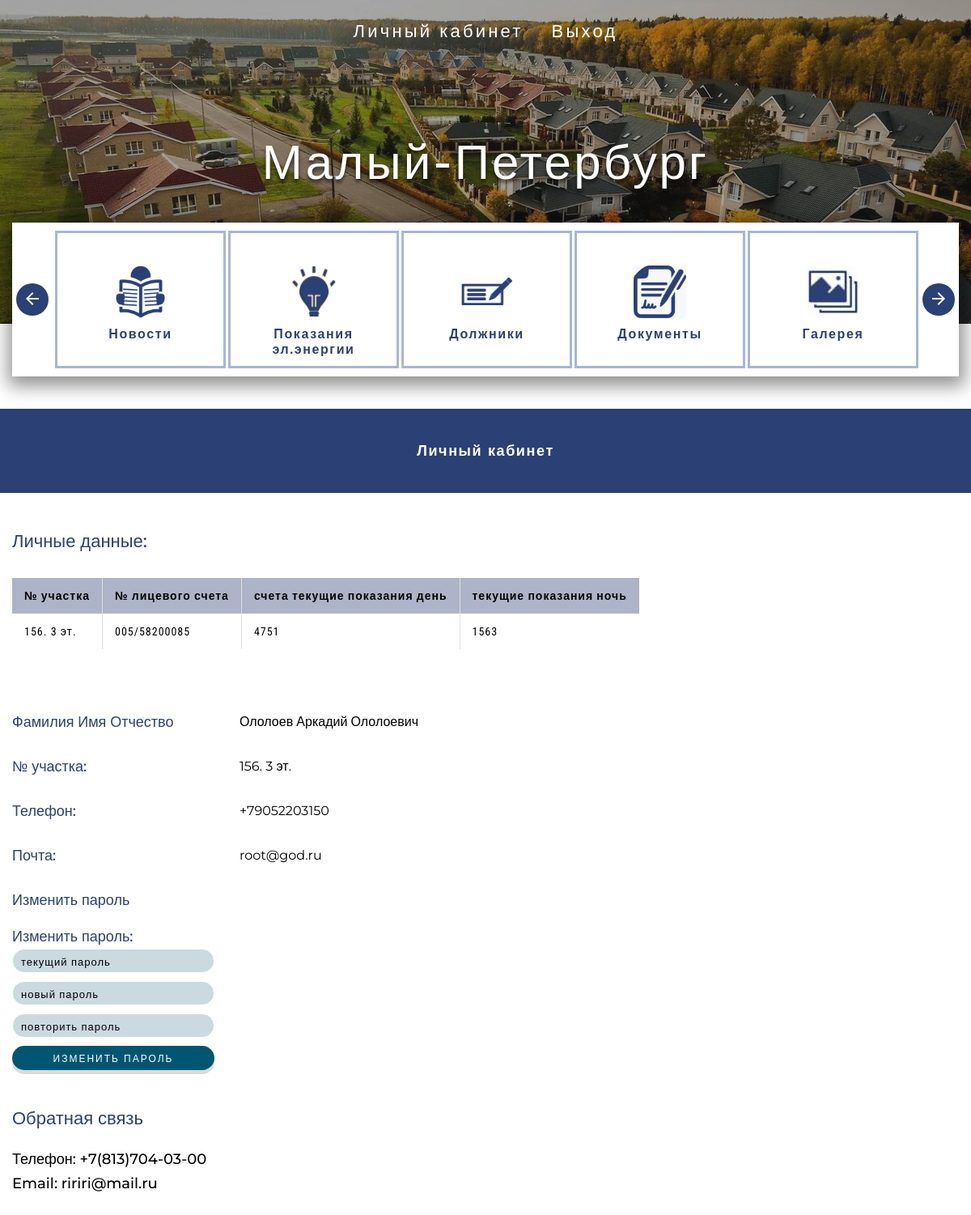
The page /user/lk/ (signed in) on the database its author committed.
### main_app/models.py (models this page shows)
class MeterReadings(models.Model):
    area_number = models.CharField(max_length=60, verbose_name='№ участка')
    personal_account = models.CharField(max_length=60, verbose_name='№ лицевого счета', blank=True, null=True)
    current_day = models.IntegerField(default=0, verbose_name='текущие показания день', blank=True, null=True)
    current_night = models.IntegerField(default=0, verbose_name='текущие показания ночь', blank=True, null=True)
    class Meta:
        verbose_name = 'Показания электро энергии'
        verbose_name_plural = 'Показания электро энергии'
        ordering = ['id']

### users/models.py (models this page shows)
class CustomUser(AbstractUser):
    area_numbers_list = []
    area_numbers = MeterReadings.objects.all()
    for i in area_numbers:
        area_numbers_list.append((f'{i.area_number}', f'{i.area_number}'))
    username = models.CharField(max_length=60, unique=True, verbose_name='Логин')
    first_name = models.CharField(max_length=60, verbose_name='Имя')
    last_name = models.CharField(max_length=60, verbose_name='Фамилия')
    middle_name = models.CharField(max_length=60, verbose_name='Отчество')
    email = models.EmailField()
    phone_number = PhoneNumberField(null=False, blank=False, unique=True)
    area_number = models.CharField(choices=area_numbers_list, default='', max_length=15)

### users/views.py (the view, shortened to what this page needs)
# urls.py: path('lk/', views.LkView.as_view(), name='lk'),
class LkView(View):
    def get(self, request):
        text = 'Личный кабинет'
        user = CustomUser.objects.get(username=request.user)
        meter_reading = MeterReadings.objects.get(area_number=user.area_number)
        return render(request, 'pages/lk.html', {'user': user,
                                                 'text': text,
                                                 'meter_reading': meter_reading})

### main_app/templates/pages/lk.html
{% extends 'base/base.html' %}
{% block content %}
{% include 'components/personal_area.html' %}
{% endblock %}

### main_app/templates/components/personal_area.html (shortened to what this page needs)
{% block footer %}
<section class="user_datas">
	<div class="container">
		<div class="user_info">
			<h2 class="user_info__title">Личные данные:</h2>
			<div class="tables table__left">
				<div class="tables__wrapper table__left">
					<table class="table">
						<thead>
						<tr>
							<th>№ участка</th>
							<th>№ лицевого счета </th>
							<th>счета  текущие показания день</th>
							<th>текущие показания ночь</th>
						</tr>
						</thead>
						<tbody>
						<tr>
							<td>{{ meter_reading.area_number }}</td>
							<td>{{ meter_reading.personal_account }}</td>
							<td>{{ meter_reading.current_day }}</td>
							<td>{{ meter_reading.current_night }}</td>
						</tr>
						</tbody>
					</table>
				</div>
			</div>
			<div class="user_info__box">
				<span class="user_info__sub-title">Фамилия Имя Отчество</span>
				<span class="user_info__info">{{ user.last_name }} {{ user.first_name }} {{ user.middle_name }}</span>
				<span class="user_info__sub-title">№ участка:</span>
				<span class="user_info__info">{{ user.area_number }}</span>
				<span class="user_info__sub-title">Телефон:</span>
				<span class="user_info__info">{{ user.phone_number }}</span>
				<span class="user_info__sub-title">Почта:</span>
				<span class="user_info__info">{{ user.email }}</span>
				<span class="user_info__sub-title">Изменить пароль</span>
			</div>
			<form method="post" class="user_info__sub-form">{% csrf_token %}
				<span class="user_info__sub-title">Изменить пароль:</span>
				<div class="user_info__sub-form--flex">
					<input class="user_info__item user_info__sub-input" type="password" name="currentPassword" placeholder="текущий пароль">
					<input class="user_info__item user_info__sub-input" type="password" name="newPassword1" placeholder="новый пароль">
					<input class="user_info__item user_info__sub-input" type="password" name="newPassword2" placeholder="повторить пароль">
					<button class="user_info__item user_info__change-passwor" type="submit">Изменить пароль</button>
				</div>
			</form>
		</div>
	</div>
</section>
<section class="contact-in-personal-area">
	<div class="container">
		<h2 class="contact-in-personal-area__title">Обратная связь</h2>
		<p><a class="contact-in-personal-area__link" href="tel:+78137040300">Телефон: +7(813)704-03-00</a><p>
		<p><a class="contact-in-personal-area__link" href="mailto:vlad@htmlbook.ru">Email: ririri@mail.ru</a></p>
	</div>
</section>
{% endblock %}

### static/css/style.css (style rules this page uses)
html { box-sizing: border-box; }
*,*::after,*::before { box-sizing: inherit; }
body { font-family: 'Roboto Condensed', sans-serif; font-weight:400; font-size: 18px; line-height:24px; color:black; }
a { text-decoration: none; }
.container { max-width: 1230px; padding: 0 15px; margin: 0 auto; }
.tables { padding-top: 10px; margin-bottom: 25px; }
.tables__wrapper { display: -webkit-box; display: -ms-flexbox; display: flex; -ms-flex-pack: distribute; justify-content: space-around; }
.table__left { justify-content: left; }
.table { border: none; font-family: 'Montserrat', sans-serif; letter-spacing:1px ; }
.table thead th { font-weight: bold; text-align: left; border: none; padding: 10px 15px; background: #adb4c7; font-size: 14px; border-left: 1px solid #ddd; border-right: 1px solid #ddd; font-family: 'Roboto Condensed', sans-serif; }
.table tbody td { text-align: left; border-left: 1px solid #ddd; border-right: 1px solid #ddd; padding: 10px 15px; font-size: 14px; vertical-align: top; font-weight: 400; font-family: 'Roboto Condensed', sans-serif; }
.table thead tr th:first-child, .table tbody tr td:first-child { border-left: none; }
.table thead tr th:last-child, .table tbody tr td:last-child { border-right: none; }
.user_info { display: -webkit-box; display: -ms-flexbox; display: flex; -webkit-box-orient: vertical; -webkit-box-direction: normal; -ms-flex-direction: column; flex-direction: column; margin-top: 20px; margin-bottom: 20px; }
.user_info__sub-form--flex { display: -webkit-box; display: -ms-flexbox; display: flex; -webkit-box-orient: vertical; -webkit-box-direction: normal; -ms-flex-direction: column; flex-direction: column; }
.user_info__item { width: 250px; }
.user_info__item +.user_info__item { margin-top:10px ; }
.user_info__title { padding-top:25px; font-size: 22px; line-height: 30px; font-weight:500; font-family: 'Montserrat', sans-serif; color: #2B4074; padding-bottom: 20px; }
.user_info__box { display: -ms-grid; display: grid; grid-auto-columns: 1fr; -ms-grid-columns: 1fr 1fr; grid-template-columns: 1fr 1fr; -ms-grid-rows: 1fr 1fr 1fr 1fr; grid-template-rows: 1fr; gap: 25px 60px; margin-right: auto; margin-top: 50px; }
.user_info__sub-title { font-size: 18px; line-height: 30px; font-weight:500; font-family: 'Montserrat', sans-serif; color:#2B4074; text-decoration: none; cursor: default; }
.user_info__info { font-size: 16px; line-height: 30px; font-weight:400; font-family: 'Montserrat', sans-serif; color:black; text-decoration: none; cursor: pointer; }
.user_info__sub-form { margin-top: 15px; }
.user_info__sub-input { height: 30px; padding: 0 10px; border-radius: 15px; font-size: 18px; border: 1px solid ivory; color: black; background-color: #8caeb873; font-family: 'Montserrat', sans-serif; letter-spacing: 2px; }
.user_info__sub-input::placeholder { color: black; font-size: 13px; letter-spacing: 1px; }
.user_info__change-passwor { min-height: 30px; background-color: #005670; color: #fff; font-size: 12px; font-family: 'Montserrat', sans-serif; text-transform: uppercase; letter-spacing: 2px; font-weight: 400; cursor: pointer; border-radius: 20px; border: none; box-shadow: 0 5px 0 #00000024; }
.contact-in-personal-area { margin-bottom: 50px; }
.contact-in-personal-area__title { padding-top:25px; font-size: 22px; line-height: 30px; font-weight:500; font-family: 'Montserrat', sans-serif; color: #2B4074; padding-bottom: 20px; }
.contact-in-personal-area__link { font-size: 18px; line-height: 30px; font-weight: 500; font-family: 'Montserrat', sans-serif; color: black; text-decoration: none; cursor: default; text-decoration: none; }

### rows shown on the page
MeterReadings: area_number "156. 3 эт.", personal_account "005/58200085", current_day "4751", current_night "1563"
CustomUser: last_name "Ололоев", first_name "Аркадий", middle_name "Ололоевич", area_number "156. 3 эт.", phone_number "+79052203150", email "root@god.ru"

### other values the page prints
{{ text }} "Личный кабинет"
